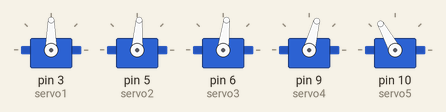
Recording of a sketch running on a simulated Arduino Uno, built with avr-gcc and run on an emulated ATmega328P. Shown: 5 × servo.

Above: at 0.1 s.
At 5.1 s:
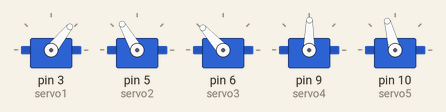
At 8.9 s:
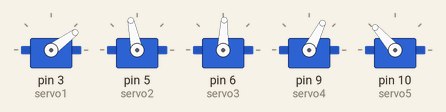
At 13.0 s:
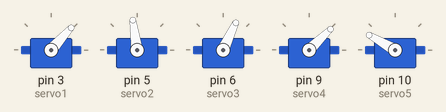
At 20.3 s:
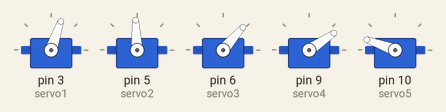
At 34.7 s:
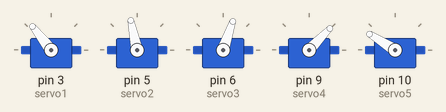
Timing chart, 0 to 40.0 s (numbered marks = the images above):
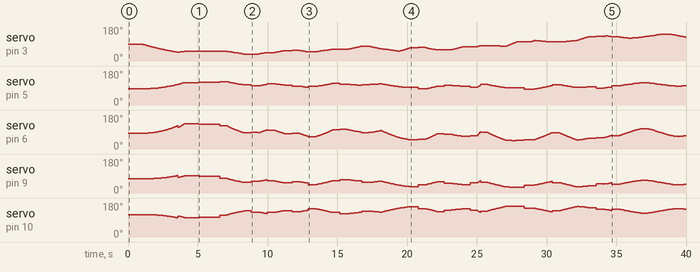

Measured:
- by itself, servo on pin 5 (servo2): 86° → 87° at 1.3 s, → 88° 0.30 s later, → 89° 0.21 s later, → 90° 0.15 s later, … (261 changes in this stretch)
- by itself, servo on pin 6 (servo3): 83° → 84° at 1.2 s, → 85° 0.26 s later, → 86° 0.17 s later, → 87° 0.13 s later, … (552 changes in this stretch)
- by itself, servo on pin 10 (servo5): 119° → 118° at 1.6 s, → 117° 0.30 s later, → 116° 0.21 s later, → 115° 0.17 s later, … (319 changes in this stretch)

The sketch:

writeHELLO.ino
```cpp
#include<Servo.h>

Servo servo1;
Servo servo2;
Servo servo3;
Servo servo4;
Servo servo5;

float L1=11.8 , L12=139.24 , L14=19387.77;
float L2=9.8 , L22=96.04 , L24=9223.68;
float L3=0;

float x,y,z;
double q0,q1,q2,q3,q4;
double h,h2,h4;
double z2,z4;

double th;
int r;

double X0 , X1;//vertical limits of writing
double Y0 , Y1 ; //orizhontal limits
double s; //motion step
double d1 , d2; //delay small and long
double zH , zC , xC; //keep up
//------------------------------------------------------------------------------------------

void IKFW() // this function computes the inverse kinematics of the robot and applies the complience correction algorithms
{
   h=sqrt(pow(x,2)+pow(y,2));
   zC = z + h/10 - 2 - 0.017*y; // Compliance compensation of the arm's base as it move away from the center
   if( y > 0 )  {  xC = x - 0.082*y;  } //{  xC = x - 0.0074*pow(y,2);  }
   else  {  xC=x;  }

   if ( h=sqrt(pow(xC,2)+pow(y,2)) < 20 )
   {
     h=sqrt(pow(xC,2)+pow(y,2));
   }
   else h = 19.5;


   h2=pow(h,2);
   h4=pow(h2,2);
   z2=pow(zC,2);
   z4=pow(z2,2);
   q1=(180*atan2(y,xC))/3.14;
   q2=(180*2*(atan2(2*L1*zC+sqrt(-h4+2*h2*L12+2*h2*L22-2*h2*z2-L14+2*L12*L22+2*L12*z2-L24+2*L22*z2-z4),h2+2*h*L1+L12-L22+z2)))/3.14;
   q3=(180*2*(atan2(-sqrt(-h4+2*h2*L12+2*h2*L22-2*h2*z2-L14+2*L12*L22+2*L12*z2-L24+2*L22*z2-z4),h2-L12+2*L1*L2-L22+z2)))/3.14;
   q4 = - (q2 + q3) + 97;

   servo1.write(90+q1);
   servo2.write(157-q2);
   servo3.write(177+q3);
   servo4.write(195-q4);
   servo5.write(q4);
}

//------------------------------------------------------------------------------------------
void setup()
{
  servo1.attach(3);  // attaches the servo on pin 9 to the servo object
  servo2.attach(5);
  servo3.attach(6);
  servo4.attach(9);
  servo5.attach(10);

  s=0.1;
  X0=9;
  X1=15;
  Y0=-12;
  Y1=-8;
  zH=1.5;

  th=-90;
  r=2;

  d1=20;
  d2=500;
}

//--------------------------------------------------------------------

void loop()
{
  x=13; y=0; z=8;
  IKFW();
  delay(1000);


  for(y = 0 ; y > Y0 ; y-=s)   { IKFW();  delay(d1); }

  z=6;  IKFW();  delay(80);

  for(x = 13 ; x < X1 ; x+=s)  { IKFW();  delay(d1); }

  delay(1000);

  z=5.5; IKFW();  delay(1000);


  x=X1; y=Y0;
  IKFW();   delay(d2);

  z=2.8;//<<<-------------------<<<-----------Z POSITION!!!
  IKFW();   delay(d2);

//---------------------------------------------H------------------(X0,Y0)----start

  for (x = X1 ; x > X0 ; x-=s)
  {
    IKFW();   delay(d1);
  }

  delay(d2);
  z = z + zH;//___
  IKFW();   delay(d2);

   for (x = X0 ; x < (X0 + X1)/2 ; x+=s) //---
  {
    y = Y0 + 0.3;
    IKFW();   delay(d1);
  }

  z = z - zH;//___
  IKFW();   delay(d2);

  for (y = Y0 + 0.3 ; y < Y1 ; y+=s) //---
  {
    IKFW();  delay(d1);
  }

  delay(d2);
  z = z + zH;
  IKFW();   delay(d2);

  for (x = (X0 + X1)/2 ; x > X0 ; x-=s) //---
  {
    IKFW();   delay(d1);
  }


  z = z - zH;
  IKFW();   delay(d2);

  for (x = X0 ; x < X1 ; x+=s)
  {
    IKFW();   delay(d1);
  }

  delay(d2);
//--------------------------------------------H-------------------(X1,Y1)---------finish

z = z + zH;
IKFW();   delay(d2);

 for (y = Y1 ; y < Y1 + 1 + 4 ; y+=s) //---
{
  IKFW();   delay(d1);
}

z = z - zH;
IKFW();   delay(d2);

Y0=-7;
Y1=-3;

 //----------------------------------------E------------------(X1,Y1)----start
  for(y = Y1 ; y > Y0 ; y-=s)
    {
      IKFW();  delay(d1);
    }

  for(x = X1 ; x > X0 ; x-=s)
    {
      IKFW();  delay(d1);
    }

  for(y = Y0 ; y < Y1 ; y+=s)
    {
      IKFW();  delay(d1);
    }

  delay(d2);
  z = z + 1.5;
  IKFW();   delay(d2);

  for(y = Y1 ; y > Y0 ; y-=s)
  {
    x += ((X1-X0)/(2*(Y1-Y0)))*s;
    IKFW();  delay(d1);
  }

  delay(d2);
  z = z - 1.5;
  IKFW();   delay(d2);

  for(y = Y0 ; y < Y1 ; y+=s)
    {
      IKFW();  delay(d1);
    }
  delay(d2);
 //----------------------------------------E----------finish-----------------------


z = z + zH;
IKFW();   delay(d2);

 for (y = Y1 ; y < Y1 + 1 ; y+=s) //---
{
  x+=(X1-X0)*s/2;
  IKFW();   delay(d1);
}

z = z - zH;
IKFW();   delay(d2);

Y0=-2;
Y1=2;

//---------------------------------L1------------X1,Y0--------------------start-------------

 for(x = X1 ; x > X0 ; x-=s)
  {
    IKFW();  delay(d1);
  }

  for(y = Y0 ; y < Y1 ; y+=s)
  {
    IKFW();  delay(d1);
  }
  delay(d2);

//-----------------------------------L1------------X0,Y1-----------------finish----------

z = z + zH;
IKFW();   delay(d2);

 for (y = Y1 ; y < Y1 + 1 ; y+=s) //---
{
   IKFW();   delay(d1);
}
 for (x = X0 ; x < X1 ; x+=s) //---
{
   IKFW();   delay(d1);
}

z = z - zH;
IKFW();   delay(d2);

Y0=3;
Y1=7;

//---------------------------------L2------------X1,Y0--------------------start-------------

for(x = X1 ; x > X0 ; x-=s)
  {
    IKFW();  delay(d1);
  }

  for(y = Y0 ; y < Y1 ; y+=s)
  {
    IKFW();  delay(d1);
  }
delay(d2);
//-----------------------------------L2------------X0,Y1-----------------finish----------

z = z + zH;
IKFW();   delay(d2);

for (y = Y1 ; y < Y1 + 1 ; y+=s)
{
   IKFW();   delay(d1);
}
for (x = X0 ; x < X0 + 1.8 ; x+=s)
{
   IKFW();   delay(d1);
}
z = z - zH;
IKFW();   delay(d2);

Y0=8;
Y1=12;

//-----------------------------------O------------X0,(Y1+Y0)/2-----------------start----------


for( x = X0 + 1.8 ; x < X0 + 4 ; x+=s )
{
  IKFW();  delay(d1);
}
for( th = -90 ; th < 90 ; th+=2 )
{
  x = r*cos(th*3.14/180)+X0+4;
  y = r*sin(th*3.14/180)+Y0+2;
  IKFW();  delay(d1);
}

for( x = X0 + 4 ; x > X0 + 2 ; x-=s )
{
  IKFW();  delay(d1);
}
for( th = 90 ; th < 270 ; th+=2 )
{
  x = r*cos(th*3.14/180)+X0+2;
  y = r*sin(th*3.14/180)+Y0+2;
  IKFW();  delay(d1);
}
delay(d2);
//-----------------------------------O------------(X0+2,Y0)-----------------finish----------
z = 6;
IKFW();   delay(d2);

x=13;
y=0;
IKFW();  delay(d2);

Y0=-12;
Y1=-8;
delay(7000);


//--------------------------------GOOD BYE-----------------------SEE YOU------------------------

}
```
